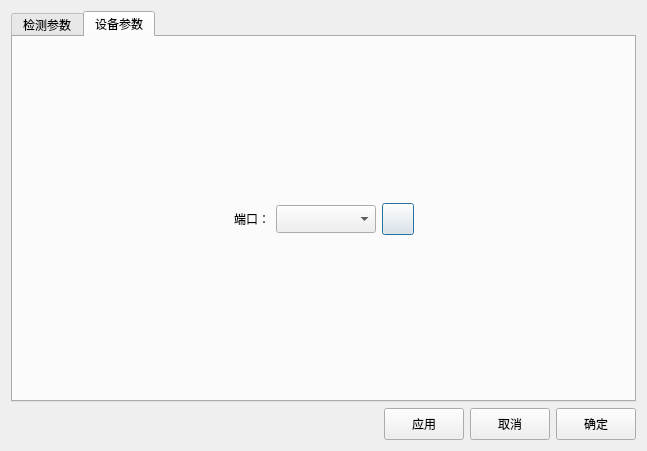
<?xml version="1.0" encoding="UTF-8"?>
<ui version="4.0">
 <class>IR_SettingDialog</class>
 <widget class="QDialog" name="IR_SettingDialog">
  <property name="geometry">
   <rect>
    <x>0</x>
    <y>0</y>
    <width>647</width>
    <height>451</height>
   </rect>
  </property>
  <property name="windowTitle">
   <string>Dialog</string>
  </property>
  <layout class="QVBoxLayout" name="verticalLayout">
   <item>
    <widget class="QTabWidget" name="tabWidget">
     <property name="currentIndex">
      <number>1</number>
     </property>
     <widget class="QWidget" name="tab_ParamValues">
      <attribute name="title">
       <string>检测参数</string>
      </attribute>
      <layout class="QGridLayout" name="gridLayout_2">
       <item row="0" column="1">
        <widget class="IR_ParamValuesSetWgt" name="widget_WorkSpace" native="true"/>
       </item>
       <item row="1" column="0">
        <widget class="IR_ParamValuesSetWgt" name="widget_VGrade" native="true"/>
       </item>
       <item row="1" column="1">
        <widget class="IR_ParamValuesSetWgt" name="widget_RRange" native="true"/>
       </item>
       <item row="0" column="0">
        <widget class="IR_ParamValuesSetWgt" name="widget_WorkArea" native="true"/>
       </item>
      </layout>
     </widget>
     <widget class="QWidget" name="tab_DevSetting">
      <attribute name="title">
       <string>设备参数</string>
      </attribute>
      <layout class="QGridLayout" name="gridLayout">
       <item row="0" column="1">
        <spacer name="verticalSpacer_2">
         <property name="orientation">
          <enum>Qt::Vertical</enum>
         </property>
         <property name="sizeHint" stdset="0">
          <size>
           <width>20</width>
           <height>40</height>
          </size>
         </property>
        </spacer>
       </item>
       <item row="1" column="0">
        <spacer name="horizontalSpacer_3">
         <property name="orientation">
          <enum>Qt::Horizontal</enum>
         </property>
         <property name="sizeHint" stdset="0">
          <size>
           <width>40</width>
           <height>20</height>
          </size>
         </property>
        </spacer>
       </item>
       <item row="1" column="1">
        <widget class="QWidget" name="widget_TestSerial" native="true">
         <layout class="QVBoxLayout" name="verticalLayout_2">
          <item>
           <layout class="QHBoxLayout" name="horizontalLayout_2">
            <item>
             <widget class="QLabel" name="label">
              <property name="text">
               <string>端口：</string>
              </property>
             </widget>
            </item>
            <item>
             <widget class="QComboBox" name="comboBox">
              <property name="minimumSize">
               <size>
                <width>100</width>
                <height>28</height>
               </size>
              </property>
             </widget>
            </item>
            <item>
             <widget class="CRefreshButton" name="pushButton_refresh">
              <property name="minimumSize">
               <size>
                <width>32</width>
                <height>32</height>
               </size>
              </property>
              <property name="maximumSize">
               <size>
                <width>32</width>
                <height>32</height>
               </size>
              </property>
              <property name="autoFillBackground">
               <bool>false</bool>
              </property>
              <property name="styleSheet">
               <string notr="true"/>
              </property>
              <property name="text">
               <string/>
              </property>
              <property name="iconSize">
               <size>
                <width>0</width>
                <height>0</height>
               </size>
              </property>
             </widget>
            </item>
           </layout>
          </item>
         </layout>
        </widget>
       </item>
       <item row="1" column="2">
        <spacer name="horizontalSpacer">
         <property name="orientation">
          <enum>Qt::Horizontal</enum>
         </property>
         <property name="sizeHint" stdset="0">
          <size>
           <width>40</width>
           <height>20</height>
          </size>
         </property>
        </spacer>
       </item>
       <item row="2" column="1">
        <spacer name="verticalSpacer">
         <property name="orientation">
          <enum>Qt::Vertical</enum>
         </property>
         <property name="sizeHint" stdset="0">
          <size>
           <width>20</width>
           <height>40</height>
          </size>
         </property>
        </spacer>
       </item>
      </layout>
     </widget>
    </widget>
   </item>
   <item>
    <layout class="QHBoxLayout" name="horizontalLayout">
     <item>
      <spacer name="horizontalSpacer_2">
       <property name="orientation">
        <enum>Qt::Horizontal</enum>
       </property>
       <property name="sizeHint" stdset="0">
        <size>
         <width>40</width>
         <height>20</height>
        </size>
       </property>
      </spacer>
     </item>
     <item>
      <widget class="QPushButton" name="pushButton_apply">
       <property name="minimumSize">
        <size>
         <width>0</width>
         <height>32</height>
        </size>
       </property>
       <property name="text">
        <string>应用</string>
       </property>
      </widget>
     </item>
     <item>
      <widget class="QPushButton" name="pushButton_cancle">
       <property name="minimumSize">
        <size>
         <width>0</width>
         <height>32</height>
        </size>
       </property>
       <property name="text">
        <string>取消</string>
       </property>
      </widget>
     </item>
     <item>
      <widget class="QPushButton" name="pushButton_ok">
       <property name="minimumSize">
        <size>
         <width>0</width>
         <height>32</height>
        </size>
       </property>
       <property name="text">
        <string>确定</string>
       </property>
      </widget>
     </item>
    </layout>
   </item>
  </layout>
 </widget>
 <customwidgets>
  <customwidget>
   <class>CRefreshButton</class>
   <extends>QPushButton</extends>
   <header>CRefreshButton.h</header>
  </customwidget>
  <customwidget>
   <class>IR_ParamValuesSetWgt</class>
   <extends>QWidget</extends>
   <header>IR_ParamValuesSetWgt.h</header>
   <container>1</container>
  </customwidget>
 </customwidgets>
 <resources/>
 <connections/>
</ui>
